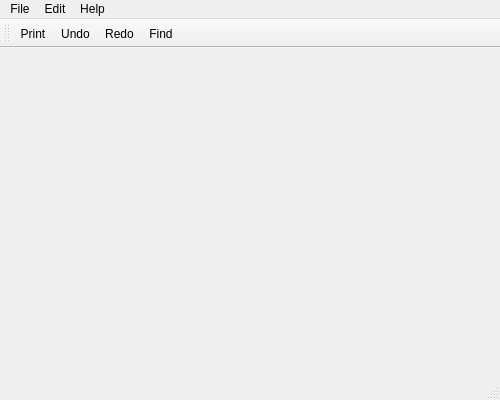
<?xml version="1.0" encoding="UTF-8"?>
<ui version="4.0">
 <class>MainWindow</class>
 <widget class="QMainWindow" name="MainWindow">
  <property name="geometry">
   <rect>
    <x>0</x>
    <y>0</y>
    <width>500</width>
    <height>400</height>
   </rect>
  </property>
  <property name="minimumSize">
   <size>
    <width>500</width>
    <height>400</height>
   </size>
  </property>
  <property name="windowTitle">
   <string>MainWindow</string>
  </property>
  <property name="unifiedTitleAndToolBarOnMac">
   <bool>false</bool>
  </property>
  <widget class="QWidget" name="centralwidget"/>
  <widget class="QMenuBar" name="menubar">
   <property name="geometry">
    <rect>
     <x>0</x>
     <y>0</y>
     <width>500</width>
     <height>21</height>
    </rect>
   </property>
   <widget class="QMenu" name="menuFile">
    <property name="title">
     <string>File</string>
    </property>
    <addaction name="actionNew"/>
    <addaction name="actionOpen"/>
    <addaction name="actionSave"/>
    <addaction name="actionSave_as"/>
    <addaction name="separator"/>
    <addaction name="actionPrint"/>
    <addaction name="actionExit_2"/>
   </widget>
   <widget class="QMenu" name="menuEdit">
    <property name="title">
     <string>Edit</string>
    </property>
    <addaction name="actionCopy"/>
    <addaction name="actionPaste"/>
    <addaction name="actionCut"/>
   </widget>
   <widget class="QMenu" name="menuHelp">
    <property name="title">
     <string>Help</string>
    </property>
    <addaction name="actionAbout"/>
   </widget>
   <addaction name="menuFile"/>
   <addaction name="menuEdit"/>
   <addaction name="menuHelp"/>
  </widget>
  <widget class="QStatusBar" name="statusbar"/>
  <widget class="QToolBar" name="Toolbar">
   <property name="windowTitle">
    <string>toolBar</string>
   </property>
   <attribute name="toolBarArea">
    <enum>TopToolBarArea</enum>
   </attribute>
   <attribute name="toolBarBreak">
    <bool>false</bool>
   </attribute>
   <addaction name="actionPrint"/>
   <addaction name="actionUndo"/>
   <addaction name="actionRedo"/>
   <addaction name="actionFind"/>
  </widget>
  <action name="actionNew">
   <property name="text">
    <string>New</string>
   </property>
   <property name="statusTip">
    <string>New file</string>
   </property>
   <property name="whatsThis">
    <string/>
   </property>
   <property name="shortcut">
    <string>Ctrl+N</string>
   </property>
  </action>
  <action name="actionOpen">
   <property name="text">
    <string>Open</string>
   </property>
   <property name="statusTip">
    <string>Open a file</string>
   </property>
   <property name="shortcut">
    <string>Ctrl+O</string>
   </property>
  </action>
  <action name="actionSave">
   <property name="text">
    <string>Save</string>
   </property>
   <property name="statusTip">
    <string>Save a file</string>
   </property>
   <property name="shortcut">
    <string>Ctrl+S</string>
   </property>
  </action>
  <action name="actionSave_as">
   <property name="text">
    <string>Save as </string>
   </property>
   <property name="statusTip">
    <string>Save file as</string>
   </property>
   <property name="shortcut">
    <string>Ctrl+Alt+S</string>
   </property>
  </action>
  <action name="actionExit">
   <property name="text">
    <string>Exit</string>
   </property>
   <property name="statusTip">
    <string>Exit Window</string>
   </property>
   <property name="shortcut">
    <string>Ctrl+Q</string>
   </property>
  </action>
  <action name="actionCopy">
   <property name="text">
    <string>Copy</string>
   </property>
   <property name="statusTip">
    <string>Copy</string>
   </property>
   <property name="shortcut">
    <string>Ctrl+C</string>
   </property>
  </action>
  <action name="actionPaste">
   <property name="text">
    <string>Paste</string>
   </property>
   <property name="statusTip">
    <string>Paste</string>
   </property>
   <property name="shortcut">
    <string>Ctrl+V</string>
   </property>
  </action>
  <action name="actionCut">
   <property name="text">
    <string>Cut</string>
   </property>
   <property name="statusTip">
    <string>Cut</string>
   </property>
   <property name="shortcut">
    <string>Ctrl+X</string>
   </property>
  </action>
  <action name="actionAbout">
   <property name="text">
    <string>About</string>
   </property>
   <property name="statusTip">
    <string>for Help</string>
   </property>
   <property name="shortcut">
    <string>Ctrl+H</string>
   </property>
  </action>
  <action name="actionPrint">
   <property name="icon">
    <iconset>
     <normaloff>../Print.jpg</normaloff>../Print.jpg</iconset>
   </property>
   <property name="text">
    <string>Print</string>
   </property>
   <property name="toolTip">
    <string>Print</string>
   </property>
   <property name="statusTip">
    <string>Print a file</string>
   </property>
   <property name="shortcut">
    <string>Ctrl+P</string>
   </property>
  </action>
  <action name="actionUndo">
   <property name="icon">
    <iconset>
     <normaloff>../undo.jpg</normaloff>../undo.jpg</iconset>
   </property>
   <property name="text">
    <string>Undo</string>
   </property>
   <property name="toolTip">
    <string>Undo</string>
   </property>
   <property name="shortcut">
    <string>Ctrl+Z</string>
   </property>
  </action>
  <action name="actionRedo">
   <property name="icon">
    <iconset>
     <normaloff>../redo.png</normaloff>../redo.png</iconset>
   </property>
   <property name="text">
    <string>Redo</string>
   </property>
   <property name="toolTip">
    <string>Redo</string>
   </property>
   <property name="shortcut">
    <string>Ctrl+Shift+Z</string>
   </property>
  </action>
  <action name="actionFind">
   <property name="icon">
    <iconset>
     <normaloff>../Search.ico</normaloff>../Search.ico</iconset>
   </property>
   <property name="text">
    <string>Find</string>
   </property>
   <property name="toolTip">
    <string>Find</string>
   </property>
   <property name="shortcut">
    <string>Ctrl+F</string>
   </property>
  </action>
  <action name="actionExit_2">
   <property name="icon">
    <iconset>
     <normaloff>../Exit.png</normaloff>../Exit.png</iconset>
   </property>
   <property name="text">
    <string>Exit</string>
   </property>
   <property name="toolTip">
    <string>Exit</string>
   </property>
   <property name="statusTip">
    <string>Exit Window</string>
   </property>
   <property name="shortcut">
    <string>Ctrl+Q</string>
   </property>
  </action>
 </widget>
 <resources/>
 <connections/>
</ui>
